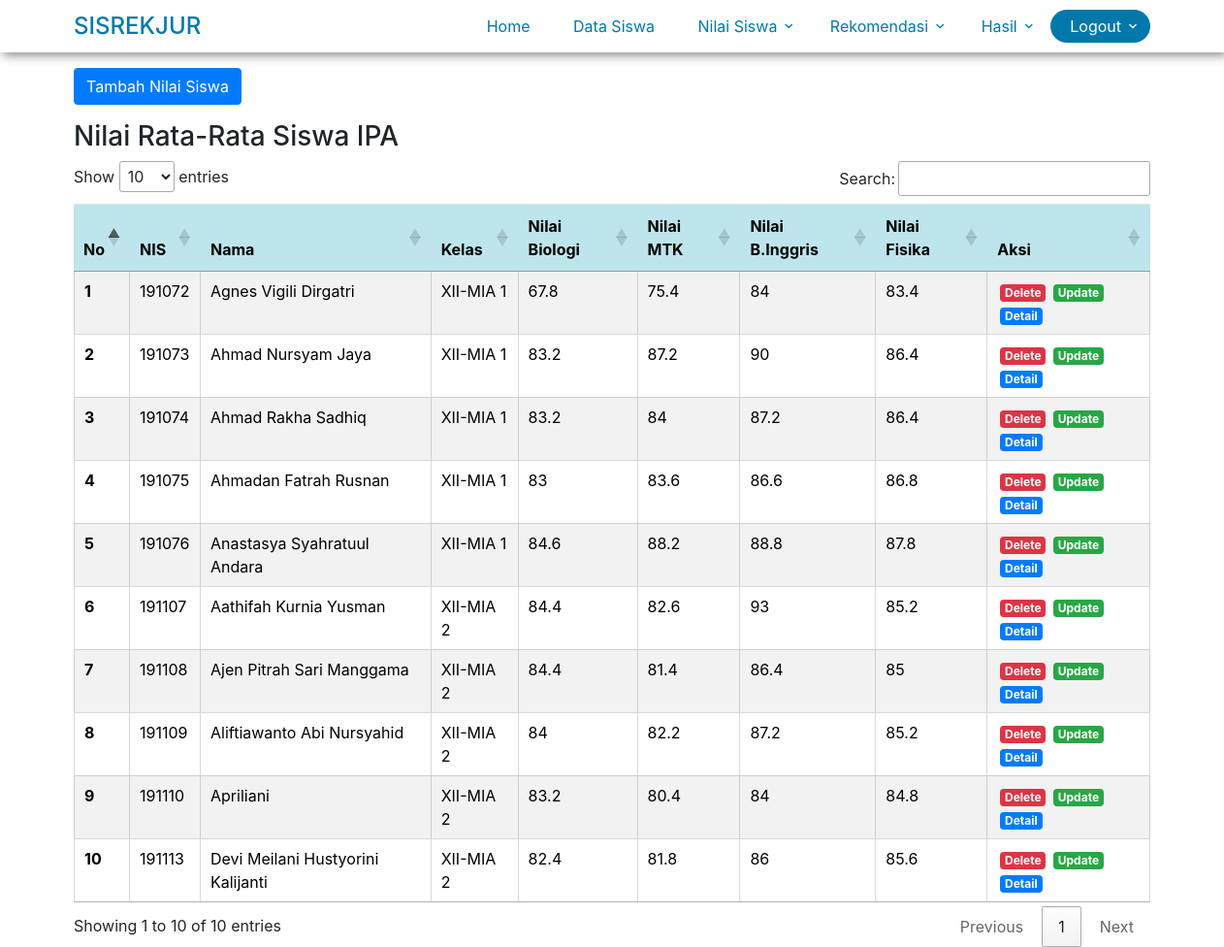
/index.php/nilaisiswa, run on the app's committed database.
### tables this page shows
CREATE TABLE `tbl_nilai_siswa_ipa` (
  `id_tbl_nilai` int(11) NOT NULL,
  `nis` int(32) NOT NULL,
  `nama_lengkap` varchar(128) NOT NULL,
  `kelas` varchar(32) NOT NULL,
  `nilaibio_s1` int(11) NOT NULL,
  `nilaibio_s2` int(11) NOT NULL,
  `nilaibio_s3` int(11) NOT NULL,
  `nilaibio_s4` int(11) NOT NULL,
  `nilaibio_s5` int(11) NOT NULL,
  `nilai_rata_bio` double NOT NULL,
  `nilaimtk_s1` int(11) NOT NULL,
  `nilaimtk_s2` int(11) NOT NULL,
  `nilaimtk_s3` int(11) NOT NULL,
  `nilaimtk_s4` int(11) NOT NULL,
  `nilaimtk_s5` int(11) NOT NULL,
  `nilai_rata_mtk` double NOT NULL,
  `nilaiinggris_s1` int(11) NOT NULL,
  `nilaiinggris_s2` int(11) NOT NULL,
  `nilaiinggris_s3` int(11) NOT NULL,
  `nilaiinggris_s4` int(11) NOT NULL,
  `nilaiinggris_s5` int(11) NOT NULL,
  `nilai_rata_inggris` double NOT NULL,
  `nilaifisika_s1` int(11) NOT NULL,
  `nilaifisika_s2` int(11) NOT NULL,
  `nilaifisika_s3` int(11) NOT NULL,
  `nilaifisika_s4` int(11) NOT NULL,
  `nilaifisika_s5` int(11) NOT NULL,
  `nilai_rata_fisika` double NOT NULL
);

### application/controllers/NilaiSiswa.php (called while the page is built, shortened)
<?php if (!defined('BASEPATH')) exit('No direct script access allowed');
class NilaiSiswa extends CI_Controller
{
    public function __construct()
    {
        $this->load->model(['M_Siswa' => 'm_siswa']);
    }
    public function index()
    {
        $data   = [
            'title'         => 'Nilai Siswa',
            'data_siswa'    => $this->db->query('SELECT * FROM tbl_siswa')->result_array(),
            'record'    => $this->m_siswa->getKelasIpa(),
            'nilai_siswa_ipa' => $this->m_siswa->getAllNilaiSiswaIpa()
        ];
        $this->load->view('includes/headerr', $data);
        $this->load->view('nilai_siswa/index', $data);
        $this->load->view('includes/footer');
    }
}

### index.php (called while the page is built, shortened)
<?php
require_once BASEPATH.'core/CodeIgniter.php';

### application/models/M_Siswa.php (called while the page is built, shortened)
<?php
class M_Siswa extends CI_Model
{
    public function getAllNilaiSiswaIpa()
    {
        $query  = $this->db->get('tbl_nilai_siswa_ipa');
        return $query->result_array();
    }
    public function getKelasIpa()
    {
        $this->db->where_in('kelas', array('XII-MIA 1', 'XII-MIA 2'));
        $query = $this->db->get('tbl_siswa');
        return $query->result_array();
    }
}

### application/views/nilai_siswa/index.php (the view, shortened to what this page needs)
<div class="container">
    <div class="row mt-3">
        <div class="col-md-6">
            <button type="button" class="btn btn-primary" data-toggle="modal" data-target="#modalTambahData">
                Tambah Nilai Siswa
        </div>
    </div>
    <div class="row mt-3">
        <div class="col md-12">
            <h3>Nilai Rata-Rata Siswa IPA</h3>
            <table class="cell-border table table-striped" id="myTable">
                <thead>
                    <tr class="table-info">
                        <th scope="col">No</th>
                        <th scope="col">NIS</th>
                        <th scope="col">Nama</th>
                        <th scope="col">Kelas</th>
                        <th scope="col">Nilai Biologi</th>
                        <th scope="col">Nilai MTK</th>
                        <th scope="col">Nilai B.Inggris</th>
                        <th scope="col">Nilai Fisika</th>
                        <th scope="col">Aksi</th>
                    </tr>
                </thead>
                <tbody>
                    <?php $no = 1;
                    foreach ($nilai_siswa_ipa as $nilai_ipa) : ?>
                        <tr>
                            <th scope="row"><?= $no++; ?></th>
                            <td><?= $nilai_ipa['nis']; ?></td>
                            <td><?= $nilai_ipa['nama_lengkap']; ?></td>
                            <td><?= $nilai_ipa['kelas']; ?></td>
                            <td><?= $nilai_ipa['nilai_rata_bio']; ?></td>
                            <td><?= $nilai_ipa['nilai_rata_mtk']; ?></td>
                            <td><?= $nilai_ipa['nilai_rata_inggris']; ?></td>
                            <td><?= $nilai_ipa['nilai_rata_fisika']; ?></td>
                            <td>
                                <a href="<?= base_url(''); ?>nilaisiswa/hapus/<?= $nilai_ipa['nis']; ?>" class="badge badge-danger" onclick="return confirm('yakin?');">Delete</a>
                                <a href="" class="badge badge-success" data-toggle="modal" data-target="#modalUpdateData<?= $nilai_ipa['id_tbl_nilai']; ?>">Update</a>
                                <a href="" class="badge badge-primary" data-toggle="modal" data-target="#modalDetailData<?= $nilai_ipa['id_tbl_nilai']; ?>">Detail</a>
                            </td>
                        </tr>
                    <?php endforeach; ?>
                </tbody>
            </table>
        </div>
    </div>
</div>

### assets/css/style.css (style rules this page uses)
.badge { margin-left: 3px; }

### assets/css/style-navbar.css (style rules this page uses)
body { font-family: "Open Sans", -apple-system, BlinkMacSystemFont, "Segoe UI", Roboto, "Helvetica Neue", Arial, "Noto Sans", sans-serif, "Apple Color Emoji", "Segoe UI Emoji", "Segoe UI Symbol", "Noto Color Emoji"; background-color: #fff; height: 200vh; position: relative; }
body:before { content: ""; position: absolute; top: 0; left: 0; right: 0; bottom: 0; background: rgba(0, 0, 0, 0.5); -webkit-transition: .3s all ease; -o-transition: .3s all ease; transition: .3s all ease; opacity: 0; visibility: hidden; z-index: 1; }
h1, h2, h3, h4, h5, h6, .h1, .h2, .h3, .h4, .h5, .h6 { font-family: "Open Sans", -apple-system, BlinkMacSystemFont, "Segoe UI", Roboto, "Helvetica Neue", Arial, "Noto Sans", sans-serif, "Apple Color Emoji", "Segoe UI Emoji", "Segoe UI Symbol", "Noto Color Emoji"; }
a { -webkit-transition: .3s all ease; -o-transition: .3s all ease; transition: .3s all ease; }
a, a:hover { text-decoration: none !important; }

### data on the page
tbl_nilai_siswa_ipa: nis "191072", nama_lengkap "Agnes Vigili Dirgatri", kelas "XII-MIA 1", nilai_rata_bio "67.8", nilai_rata_mtk "75.4", nilai_rata_inggris "84", nilai_rata_fisika "83.4"
tbl_nilai_siswa_ipa: nis "191073", nama_lengkap "Ahmad Nursyam Jaya", kelas "XII-MIA 1", nilai_rata_bio "83.2", nilai_rata_mtk "87.2", nilai_rata_inggris "90", nilai_rata_fisika "86.4"
tbl_nilai_siswa_ipa: nis "191074", nama_lengkap "Ahmad Rakha Sadhiq", kelas "XII-MIA 1", nilai_rata_bio "83.2", nilai_rata_mtk "84", nilai_rata_inggris "87.2", nilai_rata_fisika "86.4"
tbl_nilai_siswa_ipa: nis "191075", nama_lengkap "Ahmadan Fatrah Rusnan", kelas "XII-MIA 1", nilai_rata_bio "83", nilai_rata_mtk "83.6", nilai_rata_inggris "86.6", nilai_rata_fisika "86.8"
tbl_nilai_siswa_ipa: nis "191076", nama_lengkap "Anastasya Syahratuul Andara", kelas "XII-MIA 1", nilai_rata_bio "84.6", nilai_rata_mtk "88.2", nilai_rata_inggris "88.8", nilai_rata_fisika "87.8"
tbl_nilai_siswa_ipa: nis "191107", nama_lengkap "Aathifah Kurnia Yusman", kelas "XII-MIA 2", nilai_rata_bio "84.4", nilai_rata_mtk "82.6", nilai_rata_inggris "93", nilai_rata_fisika "85.2"
tbl_nilai_siswa_ipa: nis "191108", nama_lengkap "Ajen Pitrah Sari Manggama", kelas "XII-MIA 2", nilai_rata_bio "84.4", nilai_rata_mtk "81.4", nilai_rata_inggris "86.4", nilai_rata_fisika "85"
tbl_nilai_siswa_ipa: nis "191109", nama_lengkap "Aliftiawanto Abi Nursyahid", kelas "XII-MIA 2", nilai_rata_bio "84", nilai_rata_mtk "82.2", nilai_rata_inggris "87.2", nilai_rata_fisika "85.2"
tbl_nilai_siswa_ipa: nis "191110", nama_lengkap "Apriliani", kelas "XII-MIA 2", nilai_rata_bio "83.2", nilai_rata_mtk "80.4", nilai_rata_inggris "84", nilai_rata_fisika "84.8"
tbl_nilai_siswa_ipa: nis "191113", nama_lengkap "Devi Meilani Hustyorini Kalijanti", kelas "XII-MIA 2", nilai_rata_bio "82.4", nilai_rata_mtk "81.8", nilai_rata_inggris "86", nilai_rata_fisika "85.6"
